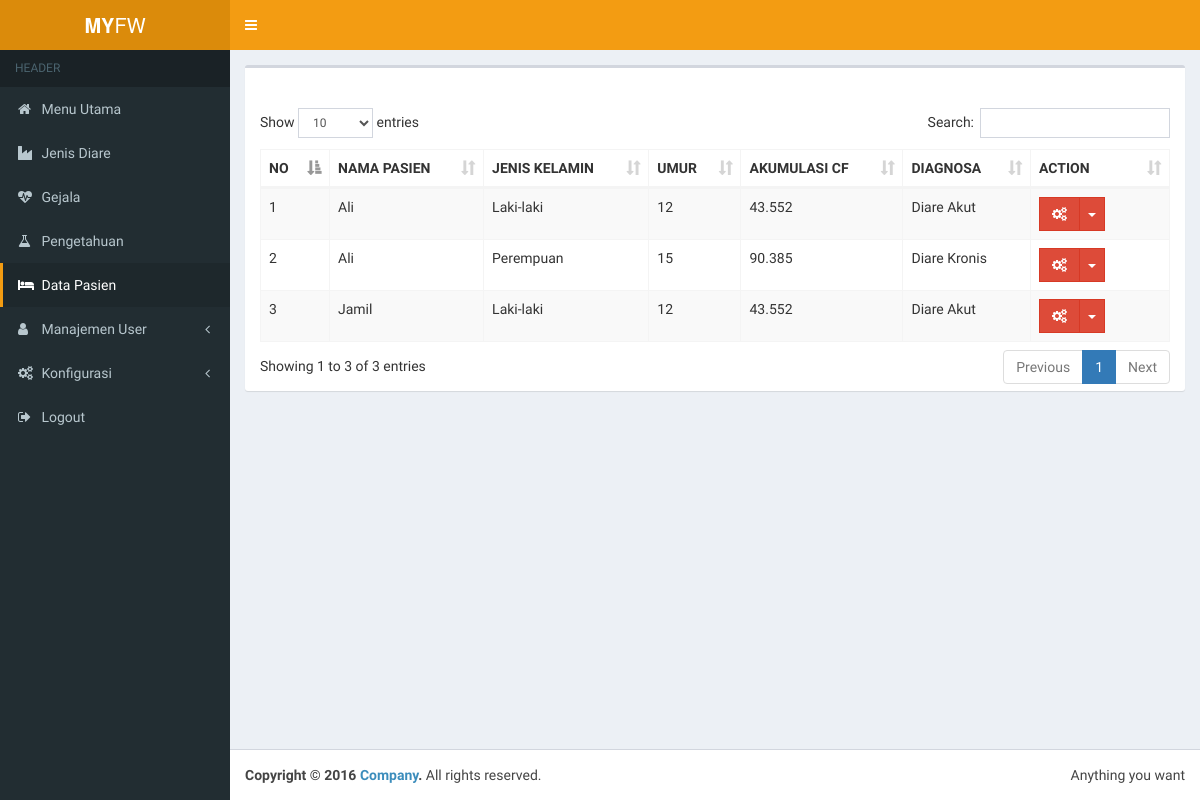
The app's page /admin/pasien (signed in) with its own data.
### tables this page shows
CREATE TABLE `tbl_pasien` (
  `id_pasien` varchar(20) NOT NULL,
  `nama_pasien` varchar(200) NOT NULL,
  `jenis_kelamin` enum('Laki-laki','Perempuan') NOT NULL,
  `umur` int(3) NOT NULL,
  `akumulasi_cf` float NOT NULL,
  `kode_penyakit` varchar(20) NOT NULL,
  `tgl_update` timestamp NOT NULL DEFAULT CURRENT_TIMESTAMP ON UPDATE CURRENT_TIMESTAMP
);

CREATE TABLE `tbl_jenis` (
  `kode_jenis` varchar(4) NOT NULL,
  `nama_jenis` varchar(200) NOT NULL,
  `penanganan` text NOT NULL,
  `banding` enum('<','>','<=','>=') NOT NULL,
  `parameter` int(4) NOT NULL,
  `tgl_update` timestamp NOT NULL DEFAULT CURRENT_TIMESTAMP ON UPDATE CURRENT_TIMESTAMP
);

### application/modules/admin/views/layout/content.php (called while the page is built)
<?php
if ($content) {
    $this->load->view($content);
} else {
    echo "halaman tidak ditemukan";
}

### application/modules/admin/views/layout/wrapper.php (called while the page is built)
<?php require_once('head.php') ?>
<?php require_once('header.php') ?>
<?php require_once('nav.php') ?>
<?php require_once('content.php') ?>
<?php require_once('footer.php') ?>

### application/modules/admin/controllers/Pasien.php (called while the page is built, shortened)
<?php
class Pasien extends CI_Controller
{
  public function __construct()
  {
    $this->load->model('CF_model', 'CF');
  }
  public function index()
  {
    $pasien = $this->CF->listDataPasien('tbl_pasien');
    $data = array(
      'title'     => 'Manjemen pasien',
      'add'       => 'admin/pasien/add',
      'cetak'      => 'admin/pasien/cetak/',
      'delete'    => 'admin/pasien/delete/',
      'pasien'    => $pasien,
      'content'       => 'admin/pasien/list',
    );
    $this->load->view('layout/wrapper', $data, FALSE);
  }
}

### index.php (called while the page is built, shortened)
<?php
require_once BASEPATH.'core/CodeIgniter.php';

### application/modules/admin/models/CF_model.php (called while the page is built, shortened)
<?php
class CF_model extends CI_Model
{
    public function listDataPasien()
    {
        $this->db->select('tbl_pasien.*, tbl_jenis.*')
            ->from('tbl_pasien')
            ->join('tbl_jenis', 'tbl_jenis.kode_jenis = tbl_pasien.kode_penyakit', 'left');
        return $this->db->get()->result();
    }
}

### application/modules/admin/views/pasien/list.php (the view, shortened to what this page needs)
<div class="box">
  <div class="box-header">
  </div>
  <div class="box-body no-padding">
    <div class="container-fluid">
      <!-- <p>
        <a href="<?= base_url($add) ?>" class="btn btn-primary"><i class="fa fa-plus"></i> Tambah</a>
      </p> -->
      <table class="table table table-bordered table-striped DataTable">
        <thead>
          <tr>
            <th width="30px">NO</th>
            <th width="">NAMA PASIEN</th>
            <th width="">JENIS KELAMIN</th>
            <th width="">UMUR</th>
            <th width="">AKUMULASI CF</th>
            <th width="">DIAGNOSA</th>
            <th width="100px">ACTION</th>
          </tr>
        </thead>
        <tbody>
          <?php $no = 1;
          foreach ($pasien as $row) { ?>
            <tr>
              <td><?= $no ?></td>
              <td><?= $row->nama_pasien ?></td>
              <td><?= $row->jenis_kelamin ?></td>
              <td><?= $row->umur ?></td>
              <td><?= $row->akumulasi_cf ?></td>
              <td><?= $row->nama_jenis ?></td>
              <td>
                <div class="btn-group">
                  <button type="button" class="btn btn-danger btn-flat"><i class="fa fa-cogs"></i></button>
                  <button type="button" class="btn btn-danger btn-flat dropdown-toggle" data-toggle="dropdown">
                    <span class="caret"></span>
                  </button>
                </div>
              </td>
            </tr>
          <?php $no++;
          } ?>
        </tbody>
      </table>
    </div>
  </div>
</div>

### records on screen
tbl_pasien: nama_pasien "Ali", jenis_kelamin "Laki-laki", umur "12", akumulasi_cf "43.552", tbl_jenis.nama_jenis "Diare Akut"
tbl_pasien: nama_pasien "Ali", jenis_kelamin "Perempuan", umur "15", akumulasi_cf "90.385", tbl_jenis.nama_jenis "Diare Kronis"
tbl_pasien: nama_pasien "Jamil", jenis_kelamin "Laki-laki", umur "12", akumulasi_cf "43.552", tbl_jenis.nama_jenis "Diare Akut"
